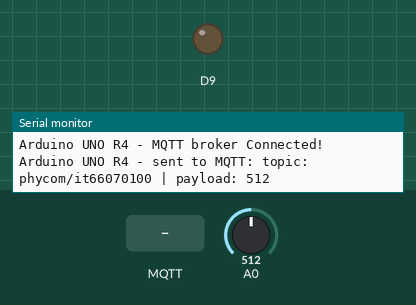
Simulated run of this sketch. Board: Arduino Uno R4 WiFi. Parts: output pins drawn as LEDs (lit = HIGH), the last lines printed to the serial monitor. Inputs (shaded band) come from the test bench; at power-on: A0 = 512. WiFi joins after 1.5 s; servers stay silent unless stated; no MQTT or app messages arrive unless stated.

Above: at 12.7 s.
12.8 s: MQTT message "5" arrives on the first subscribed topic
At 14.0 s:
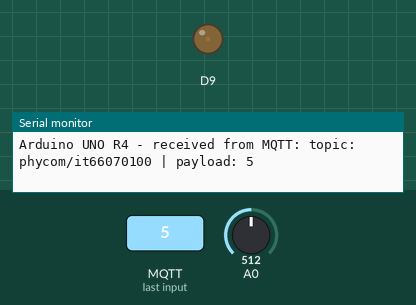
14.3 s: MQTT message "90" arrives on the first subscribed topic
At 15.4 s:
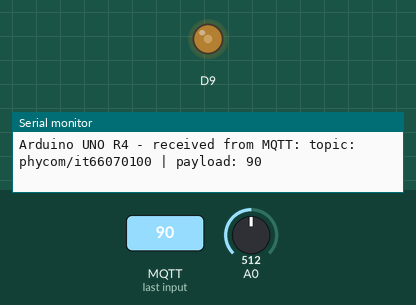
15.8 s: MQTT message "200" arrives on the first subscribed topic
At 16.5 s:
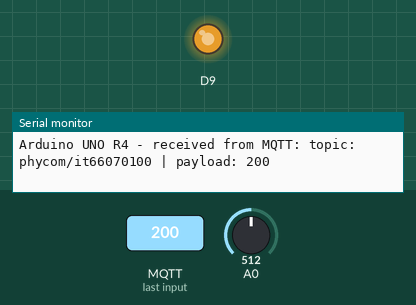
17.3 s: MQTT message "on" arrives on the first subscribed topic
At 17.7 s:
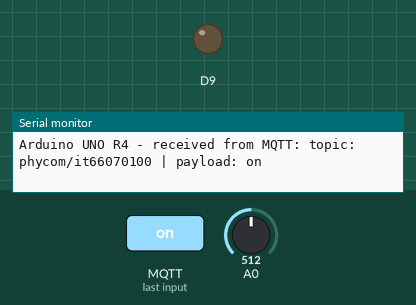
Timing chart, 0 to 20.3 s (numbered marks = the images above; inputs shaded):
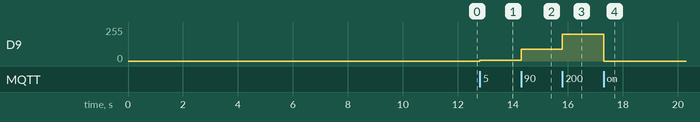

The sketch:

WheelWithWiFi.ino
```cpp
/*
 *
 * This Arduino UNO R4 code is made available for public use without any restriction
 *
 */

#include <WiFiS3.h>
#include <MQTTClient.h>

const char WIFI_SSID[] = "iPhone 12 Pro Max";          // CHANGE TO YOUR WIFI SSID
const char WIFI_PASSWORD[] = "Natthapong_34";  // CHANGE TO YOUR WIFI PASSWORD

const char MQTT_BROKER_ADRRESS[] = "mqtt-dashboard.com";  // CHANGE TO MQTT BROKER'S ADDRESS
const int MQTT_PORT = 1883;
const char MQTT_CLIENT_ID[] = "arduino-uno-r4-client";  // CHANGE IT AS YOU DESIRE
const char MQTT_USERNAME[] = "it66070101";                        // CHANGE IT IF REQUIRED, empty if not required
const char MQTT_PASSWORD[] = "";                        // CHANGE IT IF REQUIRED, empty if not required

// The MQTT topics that Arduino should publish/subscribe
const char PUBLISH_TOPIC[] = "phycom/it66070100";    // CHANGE IT AS YOU DESIRE
const char SUBSCRIBE_TOPIC[] = "phycom/it66070100";  // CHANGE IT AS YOU DESIRE

const int PUBLISH_INTERVAL = 5000;  // 5 seconds

WiFiClient network;
MQTTClient mqtt = MQTTClient(256);

unsigned long lastPublishTime = 0;

void setup() {
  Serial.begin(9600); // IP 172.20.10.12

  int status = WL_IDLE_STATUS;
  while (status != WL_CONNECTED) {
    Serial.print("Arduino UNO R4 - Attempting to connect to SSID: ");
    Serial.println(WIFI_SSID);
    // Connect to WPA/WPA2 network. Change this line if using open or WEP network:
    status = WiFi.begin(WIFI_SSID, WIFI_PASSWORD);

    // wait 10 seconds for connection:
    delay(10000);
  }
  // print your board's IP address:
  Serial.print("IP Address: ");
  Serial.println(WiFi.localIP());

  connectToMQTT();
}

void loop() {
  mqtt.loop();

  if (millis() - lastPublishTime > PUBLISH_INTERVAL) {
    sendToMQTT();
    lastPublishTime = millis();
  }
}

void connectToMQTT() {
  // Connect to the MQTT broker
  mqtt.begin(MQTT_BROKER_ADRRESS, MQTT_PORT, network);

  // Create a handler for incoming messages
  mqtt.onMessage(messageHandler);

  Serial.print("Arduino UNO R4 - Connecting to MQTT broker");

  while (!mqtt.connect(MQTT_CLIENT_ID, MQTT_USERNAME, MQTT_PASSWORD)) {
    Serial.print(".");
    delay(100);
  }
  Serial.println();

  if (!mqtt.connected()) {
    Serial.println("Arduino UNO R4 - MQTT broker Timeout!");
    return;
  }

  // Subscribe to a topic, the incoming messages are processed by messageHandler() function
  if (mqtt.subscribe(SUBSCRIBE_TOPIC))
    Serial.print("Arduino UNO R4 - Subscribed to the topic: ");
  else
    Serial.print("Arduino UNO R4 - Failed to subscribe to the topic: ");

  Serial.println(SUBSCRIBE_TOPIC);
  Serial.println("Arduino UNO R4 - MQTT broker Connected!");
}

void sendToMQTT() {

  // int val = millis();
  int val = analogRead(A0);
  String val_str = String(val);

  // Convert the string to a char array for MQTT publishing
  char messageBuffer[10];
  val_str.toCharArray(messageBuffer, 10);

  // Publish the message to the MQTT topic
  mqtt.publish(PUBLISH_TOPIC, messageBuffer);

  // Print debug information to the Serial Monitor in one line
  Serial.println("Arduino UNO R4 - sent to MQTT: topic: " + String(PUBLISH_TOPIC) + " | payload: " + String(messageBuffer));
}

// void sendToMQTT() {
//   // Check if there's data available to read from the Serial Monitor
//   if (Serial.available() > 0) {
//     // Read the input from the Serial Monitor as a string
//     String val_str = Serial.readStringUntil('\n');

//     // Convert the string to a char array for MQTT publishing
//     char messageBuffer[10];
//     val_str.toCharArray(messageBuffer, 10);

//     // Publish the message to the MQTT topic
//     mqtt.publish(PUBLISH_TOPIC, messageBuffer);

//     // Print debug information to the Serial Monitor in one line
//     Serial.println("Arduino UNO R4 - sent to MQTT: topic: " + String(PUBLISH_TOPIC) + " | payload: " + String(messageBuffer));
//   }
// }

void messageHandler(String &topic, String &payload) {
  Serial.println("Arduino UNO R4 - received from MQTT: topic: " + topic + " | payload: " + payload);
  int val = payload.toInt();
  analogWrite(9, val);
  // You can process the incoming data , then control something
  /*
  process something
  */
}
```

Measured:
- after the input at 12.8 s, D9: 0/255 → 5/255 at once
- after the input at 14.3 s, D9: 5/255 → 90/255 at once
- after the input at 15.8 s, D9: 90/255 → 200/255 at once
- after the input at 17.3 s, D9: 200/255 → 0/255 at once
